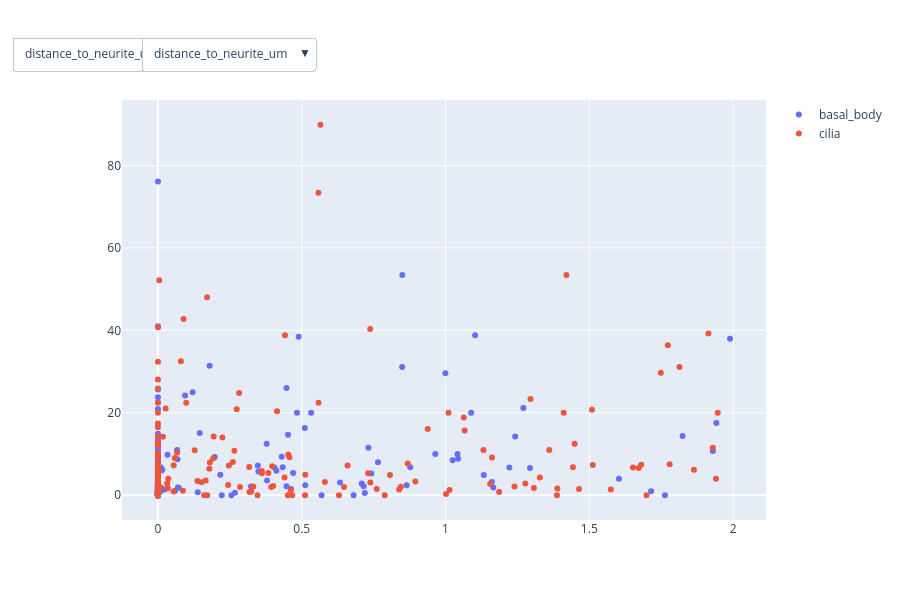

The code cell stored with this chart in its notebook:
### Code cell
import plotly.graph_objects as go

variables = [
    'distance_to_neurite_um', 'ratio', 'log_ratio',
    'dt_neurite', 'dt_nuclei',
    'log_dt_neurite', 'log_dt_nuclei',
    'pair_distance_um'
]

x_var = 'distance_to_neurite_um'
y_var = 'ratio'

fig = go.Figure()

for obj in final_df['object_type'].unique():
    sub = final_df[final_df['object_type'] == obj]
    fig.add_trace(go.Scatter(
        x=sub[x_var],
        y=sub[y_var],
        mode='markers',
        name=obj,
        visible=True
    ))

# Dropdown for x-axis
dropdown_x = [
    dict(
        label=var,
        method="update",
        args=[{"x": [final_df[var] for _ in final_df['object_type'].unique()]},
              {"xaxis": {"title": var}}]
    )
    for var in variables
]

# Dropdown for y-axis
dropdown_y = [
    dict(
        label=var,
        method="update",
        args=[{"y": [final_df[var] for _ in final_df['object_type'].unique()]},
              {"yaxis": {"title": var}}]
    )
    for var in variables
]

fig.update_layout(
    updatemenus=[
        dict(buttons=dropdown_x, direction="down", x=0.1, y=1.15),
        dict(buttons=dropdown_y, direction="down", x=0.3, y=1.15),
    ]
)

fig.update_layout(title="Interactive scatter", height=600)
fig.show()

### Figure 1 — Plotly figure (JSON) as saved in the notebook; plotly's stock layout.template omitted (floating-point values rounded to 4 significant figures; data arrays with more than 128 entries replaced by an {"elided": "..."} marker saying what was removed)
{"data": [{"mode": "markers", "name": "basal_body", "type": "scatter", "visible": true, "x": {"elided": "314 float values"}, "y": {"elided": "314 float values"}}, {"mode": "markers", "name": "cilia", "type": "scatter", "visible": true, "x": {"elided": "191 float values"}, "y": {"elided": "191 float values"}}], "layout": {"height": 600, "title": {"text": "Interactive scatter"}, "updatemenus": [{"buttons": [{"args": [{"x": {"elided": "2x505 float values"}}, {"xaxis": {"title": "distance_to_neurite_um"}}], "label": "distance_to_neurite_um", "method": "update"}, {"args": [{"x": {"elided": "2x505 float values"}}, {"xaxis": {"title": "ratio"}}], "label": "ratio", "method": "update"}, {"args": [{"x": {"elided": "2x505 float values"}}, {"xaxis": {"title": "log_ratio"}}], "label": "log_ratio", "method": "update"}, {"args": [{"x": {"elided": "2x505 float values"}}, {"xaxis": {"title": "dt_neurite"}}], "label": "dt_neurite", "method": "update"}, {"args": [{"x": {"elided": "2x505 float values"}}, {"xaxis": {"title": "dt_nuclei"}}], "label": "dt_nuclei", "method": "update"}, {"args": [{"x": {"elided": "2x505 float values"}}, {"xaxis": {"title": "log_dt_neurite"}}], "label": "log_dt_neurite", "method": "update"}, {"args": [{"x": {"elided": "2x505 float values"}}, {"xaxis": {"title": "log_dt_nuclei"}}], "label": "log_dt_nuclei", "method": "update"}, {"args": [{"x": {"elided": "2x505 float values"}}, {"xaxis": {"title": "pair_distance_um"}}], "label": "pair_distance_um", "method": "update"}], "direction": "down", "x": 0.1, "y": 1.15}, {"buttons": [{"args": [{"y": {"elided": "2x505 float values"}}, {"yaxis": {"title": "distance_to_neurite_um"}}], "label": "distance_to_neurite_um", "method": "update"}, {"args": [{"y": {"elided": "2x505 float values"}}, {"yaxis": {"title": "ratio"}}], "label": "ratio", "method": "update"}, {"args": [{"y": {"elided": "2x505 float values"}}, {"yaxis": {"title": "log_ratio"}}], "label": "log_ratio", "method": "update"}, {"args": [{"y": {"elided": "2x505 float values"}}, {"yaxis": {"title": "dt_neurite"}}], "label": "dt_neurite", "method": "update"}, {"args": [{"y": {"elided": "2x505 float values"}}, {"yaxis": {"title": "dt_nuclei"}}], "label": "dt_nuclei", "method": "update"}, {"args": [{"y": {"elided": "2x505 float values"}}, {"yaxis": {"title": "log_dt_neurite"}}], "label": "log_dt_neurite", "method": "update"}, {"args": [{"y": {"elided": "2x505 float values"}}, {"yaxis": {"title": "log_dt_nuclei"}}], "label": "log_dt_nuclei", "method": "update"}, {"args": [{"y": {"elided": "2x505 float values"}}, {"yaxis": {"title": "pair_distance_um"}}], "label": "pair_distance_um", "method": "update"}], "direction": "down", "x": 0.3, "y": 1.15}]}}
